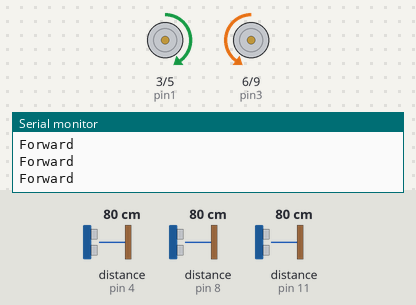
Bench run of a sketch on a simulated Arduino Uno, built with avr-gcc and run on an emulated ATmega328P. Shown: motor-driver pin pairs drawn as motors (green arrow = first pin HIGH = forward, orange = second pin HIGH = backward, longer = more drive), the last lines printed to the serial monitor. Wiring (inferred from the names in the program): 3 × ultrasonic range finder: trigger pin 2, echo pin 4 / trigger pin 7, echo pin 8 / trigger pin 10, echo pin 11. The inputs (shaded band) are chosen by the test bench; at power-on: distance to the obstacle (sensors on pin 8, pin 4, pin 11) 80 cm. The echo pulse lasts 58.3 µs per cm.

Above: at 1.2 s.
1.3 s: distance to the obstacle (sensor on pin 8) set to 39 cm
2.8 s: distance to the obstacle (sensor on pin 8) set to 32 cm
At 4.0 s:
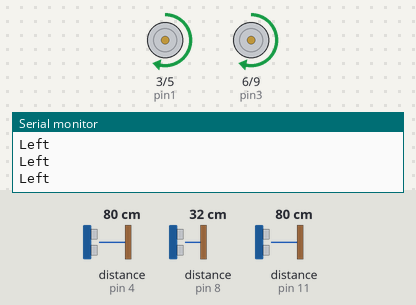
4.3 s: distance to the obstacle (sensor on pin 4) set to 86 cm
At 5.3 s:
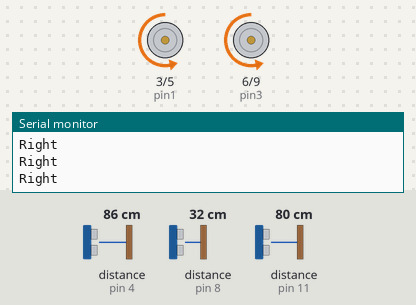
5.8 s: distance to the obstacle (sensor on pin 11) set to 90 cm
At 7.0 s:
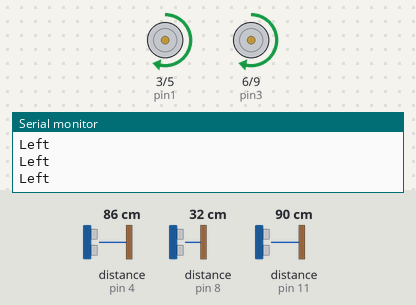
7.3 s: distance to the obstacle (sensor on pin 11) set to 2 cm
At 8.5 s:
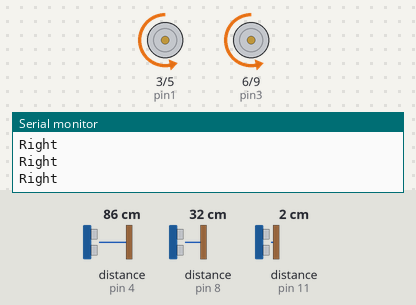
8.8 s: distance to the obstacle (sensor on pin 4) set to 2 cm
At 9.6 s:
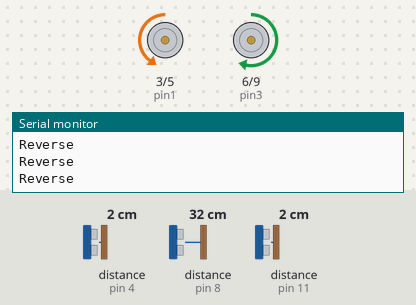
Timing chart, 0 to 11.3 s (numbered marks = the images above; inputs shaded):
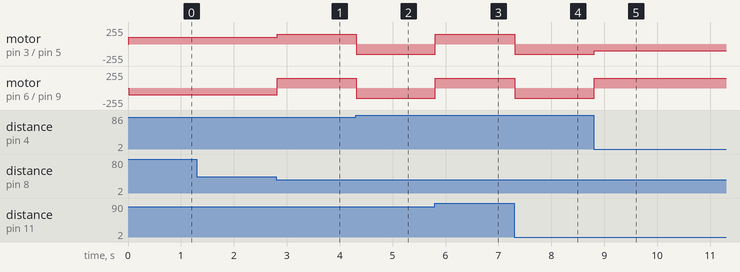

The sketch:

obstacle_avoiding.ino
```cpp
// Motor speed control for forward-backward and left-right.
int FB_speed = 100, LR_speed = 150;

// Pins to control the direction for motors rotation
int pin1 = 3, pin2 = 5, pin3 = 6, pin4 = 9;

// Ultrasonic sensors pins
int trig1 = 2, echo1 = 4, trig2 = 7, echo2 = 8, trig3 = 10, echo3 = 11;

float duration;
float distance1, distance2, distance3;
// Threashold distances for all three sensors
const float set_distance1 = 35, set_distance2 = 35, set_distance3 = 35;

void setup() {
    Serial.begin(9600);
    // Set motor control pins as outputs
    pinMode(pin1, OUTPUT);
    pinMode(pin2, OUTPUT);
    pinMode(pin3, OUTPUT);
    pinMode(pin4, OUTPUT);

    // Set ultrasonic sensor pins
    pinMode(trig1, OUTPUT);
    pinMode(trig2, OUTPUT);
    pinMode(trig3, OUTPUT);
    pinMode(echo1, INPUT);
    pinMode(echo2, INPUT);
    pinMode(echo3, INPUT);
}

void loop()
{
    self_driving();
}

void self_driving() {
    // Measure distances from ultrasonic sensors
    distance1 = dist_measure(trig1, echo1);
    distance2 = dist_measure(trig2, echo2);
    distance3 = dist_measure(trig3, echo3);

    if (distance2 > set_distance2)
        move_forward();              // Forward
    else if (distance1 > set_distance1 && distance1 > distance3)
        turn_right();                // Right turn
    else if (distance3 > set_distance3)
        turn_left();                 // Left turn
    else //if (distance1 < set_distance1 && distance2 < set_distance2 && distance3 < set_distance3)
        move_backward_until_clear();// No clear path, move backward until there is space
}

void move_forward() {
    analogWrite(pin1, FB_speed);
    analogWrite(pin2, LOW);
    analogWrite(pin3, LOW);
    analogWrite(pin4, FB_speed);

    Serial.println("Forward");
}

void turn_right() {
    analogWrite(pin1, LOW);
    analogWrite(pin2, LR_speed);
    analogWrite(pin3, LOW);
    analogWrite(pin4, LR_speed);

    Serial.println("Right");
}

void turn_left() {
    analogWrite(pin1, LR_speed);
    analogWrite(pin2, LOW);
    analogWrite(pin3, LR_speed);
    analogWrite(pin4, LOW);
    Serial.println("Left");
}

void move_backward_until_clear() {
    while (true) {

        // Measure distances again
        distance1 = dist_measure(trig1, echo1);
        distance3 = dist_measure(trig3, echo3);

        if (distance1 > set_distance1 || distance3 > set_distance3)
          break;


        // Move backward
        analogWrite(pin1, LOW);
        analogWrite(pin2, FB_speed);
        analogWrite(pin3, FB_speed);
        analogWrite(pin4, LOW);
        Serial.println("Reverse");
    }

    // Decide which way to turn
    if (distance1 > set_distance1 && distance1 > distance3) {
        turn_right();
    } else if (distance3 > set_distance3) {
        turn_left();
    }
}

float dist_measure(int trig, int echo) {
    duration = 0;
    // Send a pulse to the trigger pin
    digitalWrite(trig, LOW);
    delayMicroseconds(2);
    digitalWrite(trig, HIGH);
    delayMicroseconds(10);
    digitalWrite(trig, LOW);

    // Measure the duration of the pulse on the echo pin
    duration = pulseIn(echo, HIGH);
    // Calculate the distance based on the duration of the pulse
    return ((duration * 0.034) / 2);
}
```

Measured:
- the behaviour switches between 36 and 35 cm on distance to the obstacle (sensor on pin 8) (found by bisection; images 0 and 1)
- the behaviour switches between 80 and 81 cm on distance to the obstacle (sensor on pin 4) (found by bisection; images 1 and 2)
- the behaviour switches between 85 and 86 cm on distance to the obstacle (sensor on pin 11) (found by bisection; images 2 and 3)
- after the input at 2.8 s, motor on pin 3 (pin1) / pin 5 (pin2): forward 100/255 → forward 150/255 at once; motor on pin 6 (pin3) / pin 9 (pin4): backward 100/255 → forward 150/255 at once
- after the input at 4.3 s, motor on pin 3 (pin1) / pin 5 (pin2), motor on pin 6 (pin3) / pin 9 (pin4): forward 150/255 → backward 150/255 at once
- after the input at 5.8 s, motor on pin 3 (pin1) / pin 5 (pin2), motor on pin 6 (pin3) / pin 9 (pin4): backward 150/255 → forward 150/255 at once
- after the input at 7.3 s, motor on pin 3 (pin1) / pin 5 (pin2), motor on pin 6 (pin3) / pin 9 (pin4): forward 150/255 → backward 150/255 at once
- after the input at 8.8 s, motor on pin 3 (pin1) / pin 5 (pin2): backward 150/255 → backward 100/255 at once; motor on pin 6 (pin3) / pin 9 (pin4): backward 150/255 → forward 150/255 at once
